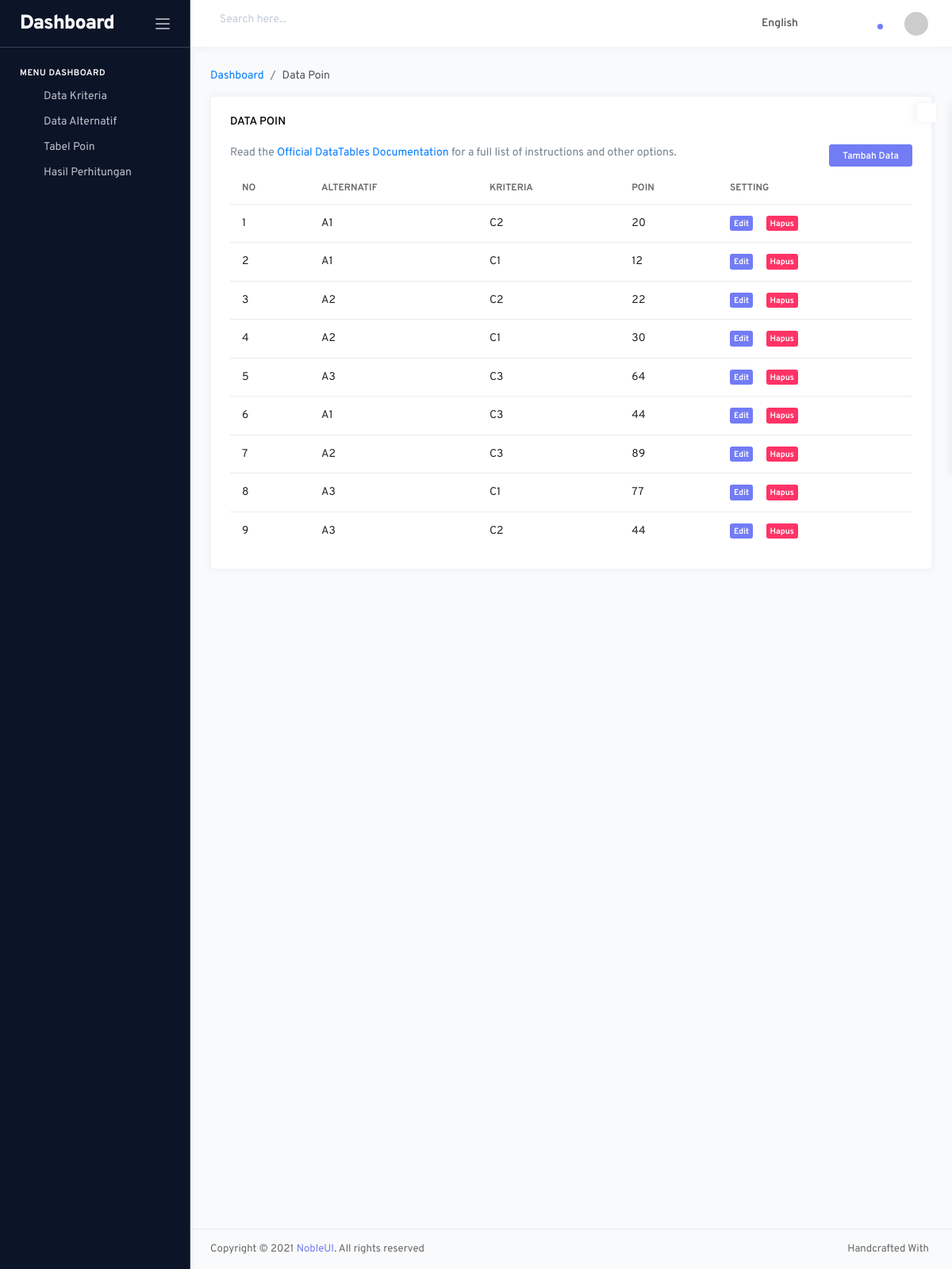
/index.php/poin/poin, run on the app's committed database.
### tables this page shows
CREATE TABLE `tab_poin` (
  `id_point` int(11) NOT NULL,
  `id_alternatif` int(10) NOT NULL,
  `id_kriteria` int(10) NOT NULL,
  `poin` int(10) NOT NULL
);

CREATE TABLE `tab_alternatif` (
  `id_alternatif` int(11) NOT NULL,
  `nama_alternatif` varchar(50) NOT NULL
);

CREATE TABLE `tab_kriteria` (
  `id_kriteria` int(10) NOT NULL,
  `nama_kriteria` varchar(50) NOT NULL,
  `type` int(10) NOT NULL,
  `bobot` float NOT NULL
);

### application/controllers/Poin.php (called while the page is built, shortened)
<?php
class Poin extends CI_Controller
{
    public function __construct(){
        $this->load->model('Mymodel');
    }
    public function poin()
    {
        $data = array();
        $data['tab_poin'] = $this->Mymodel->GetDataPoin();
        $data['tab_alternatif'] = $this->Mymodel->GetDataAlt();
        $data['tab_kriteria'] = $this->Mymodel->GetData();
        $this->load->view('header/header');
        $this->load->view('sidebar/sidebar');
        $this->load->view('poin/poin', $data);
        $this->load->view('footer/footer');
    }
}

### index.php (called while the page is built, shortened)
<?php
require_once BASEPATH.'core/CodeIgniter.php';

### application/models/Mymodel.php (called while the page is built, shortened)
<?php
class Mymodel extends CI_Model
{
    public function GetDataPoin()
    {
        $this->db->select('tab_alternatif.nama_alternatif, tab_kriteria.nama_kriteria, tab_poin.poin ,tab_poin.id_point ');
        $this->db->from('tab_poin');
        $this->db->join('tab_alternatif', 'tab_poin.id_alternatif = tab_alternatif.id_alternatif', 'left');
        $this->db->join('tab_kriteria', 'tab_poin.id_kriteria = tab_kriteria.id_kriteria', 'left');
        $query = $this->db->get();
        return $query->result();
    }
}

### application/views/poin/poin.php (the view)
<body class="sidebar-dark">
    <div class="main-wrapper">
        <div class="page-wrapper">
            <div class="page-content">
                <nav class="page-breadcrumb">
                    <ol class="breadcrumb">
                        <li class="breadcrumb-item"><a href="<?php echo base_url() ?>welcome/dashboard">Dashboard</a></li>
                        <li class="breadcrumb-item active" aria-current="page">Data Poin</li>
                    </ol>
                </nav>
                <div class="row">
                    <div class="col-md-12 grid-margin stretch-card">
                        <div class="card">
                            <div class="card-body">
                                <h6 class="card-title">Data Poin</h6>
                                <a href="<?php echo base_url('poin/tambah_data_poin') ?>" class="btn btn-primary btn-sm float-right"> Tambah Data</a>
                                <p class="card-description">Read the <a href="https://datatables.net/" target="_blank"> Official DataTables Documentation </a>for a full list of instructions and other options.</p>
                                <div class="table-responsive">
                                    <table id="dataTableExample" class="table">
                                        <thead>
                                            <tr>
                                                <th>No</th>
                                                <th>Alternatif</th>
                                                <th>Kriteria</th>
                                                <th>Poin</th>
                                                <th>Setting</th>
                                            </tr>
                                        </thead>
                                        <tbody>
                                            <?php
                                            $id = 1;
                                            foreach ($tab_poin as $poin) : ?>
                                                <tr>
                                                    <td><?php echo $id++; ?></td>
                                                    <td><?php echo $poin->nama_alternatif ?></td>
                                                    <td><?php echo $poin->nama_kriteria ?></td>
                                                    <td><?php echo $poin->poin ?></td>
                                                    <td>
                                                        <a href="<?php echo base_url() ?>poin/edit_data_poin/<?php echo $poin->id_point ?>" class="badge badge-primary"> <i data-feather="edit"></i> Edit</a> &nbsp;&nbsp;&nbsp;
                                                        <a href="<?php echo base_url() ?>poin/hapus_data_poin/<?php echo $poin->id_point ?>" class="badge badge-danger"> <i data-feather="delete"></i> Hapus</a>
                                                    </td>
                                                </tr>
                                            <?php endforeach; ?>
                                        </tbody>
                                    </table>
                                </div>
                            </div>
                        </div>
                    </div>
                </div>
            </div>
        </div>
    </div>

### data on the page
tab_poin: id_alternatif.nama_alternatif "A1", id_kriteria.nama_kriteria "C2", poin "20"
tab_poin: id_alternatif.nama_alternatif "A1", id_kriteria.nama_kriteria "C1", poin "12"
tab_poin: id_alternatif.nama_alternatif "A2", id_kriteria.nama_kriteria "C2", poin "22"
tab_poin: id_alternatif.nama_alternatif "A2", id_kriteria.nama_kriteria "C1", poin "30"
tab_poin: id_alternatif.nama_alternatif "A3", id_kriteria.nama_kriteria "C3", poin "64"
tab_poin: id_alternatif.nama_alternatif "A1", id_kriteria.nama_kriteria "C3", poin "44"
tab_poin: id_alternatif.nama_alternatif "A2", id_kriteria.nama_kriteria "C3", poin "89"
tab_poin: id_alternatif.nama_alternatif "A3", id_kriteria.nama_kriteria "C1", poin "77"
tab_poin: id_alternatif.nama_alternatif "A3", id_kriteria.nama_kriteria "C2", poin "44"
